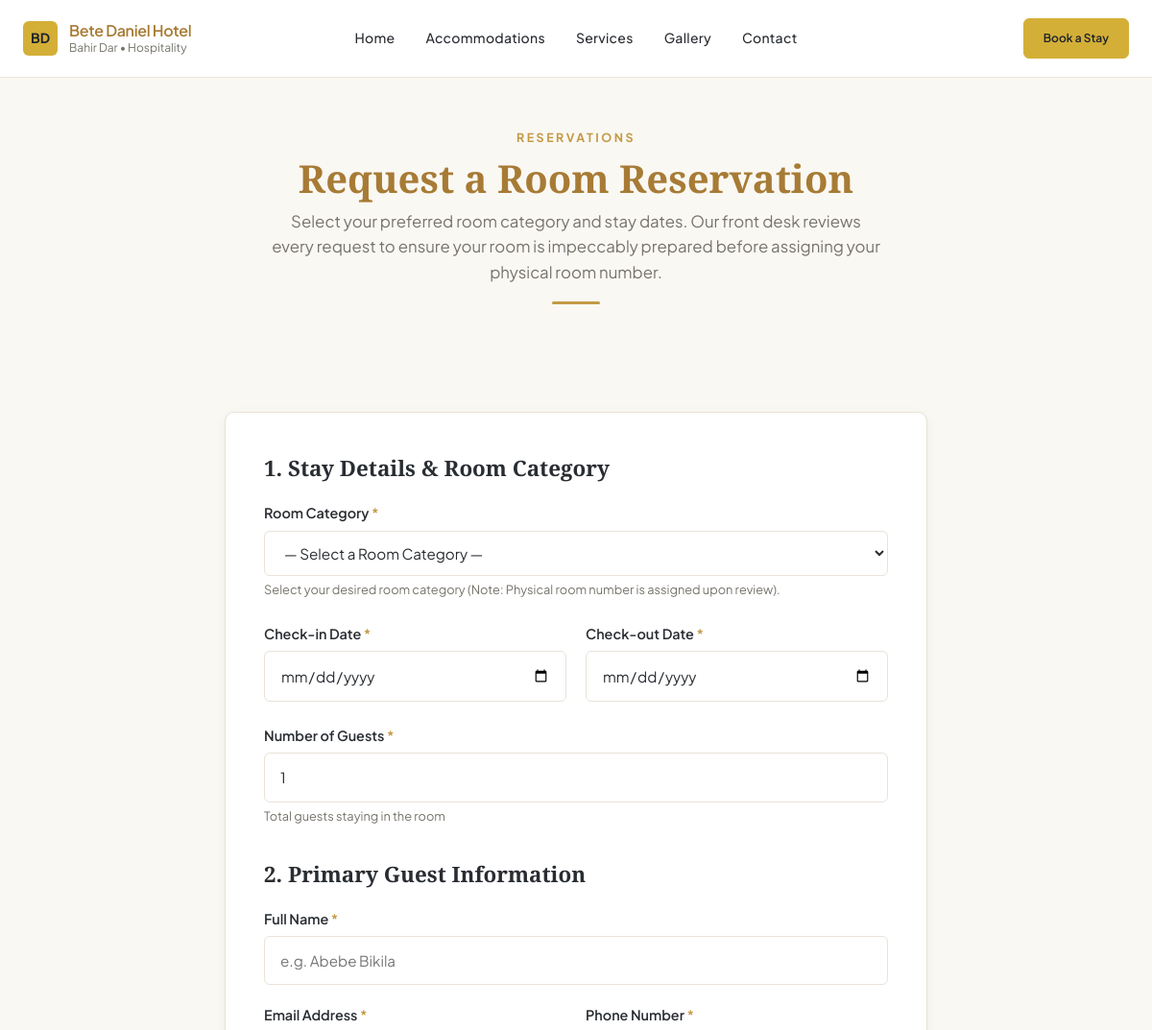
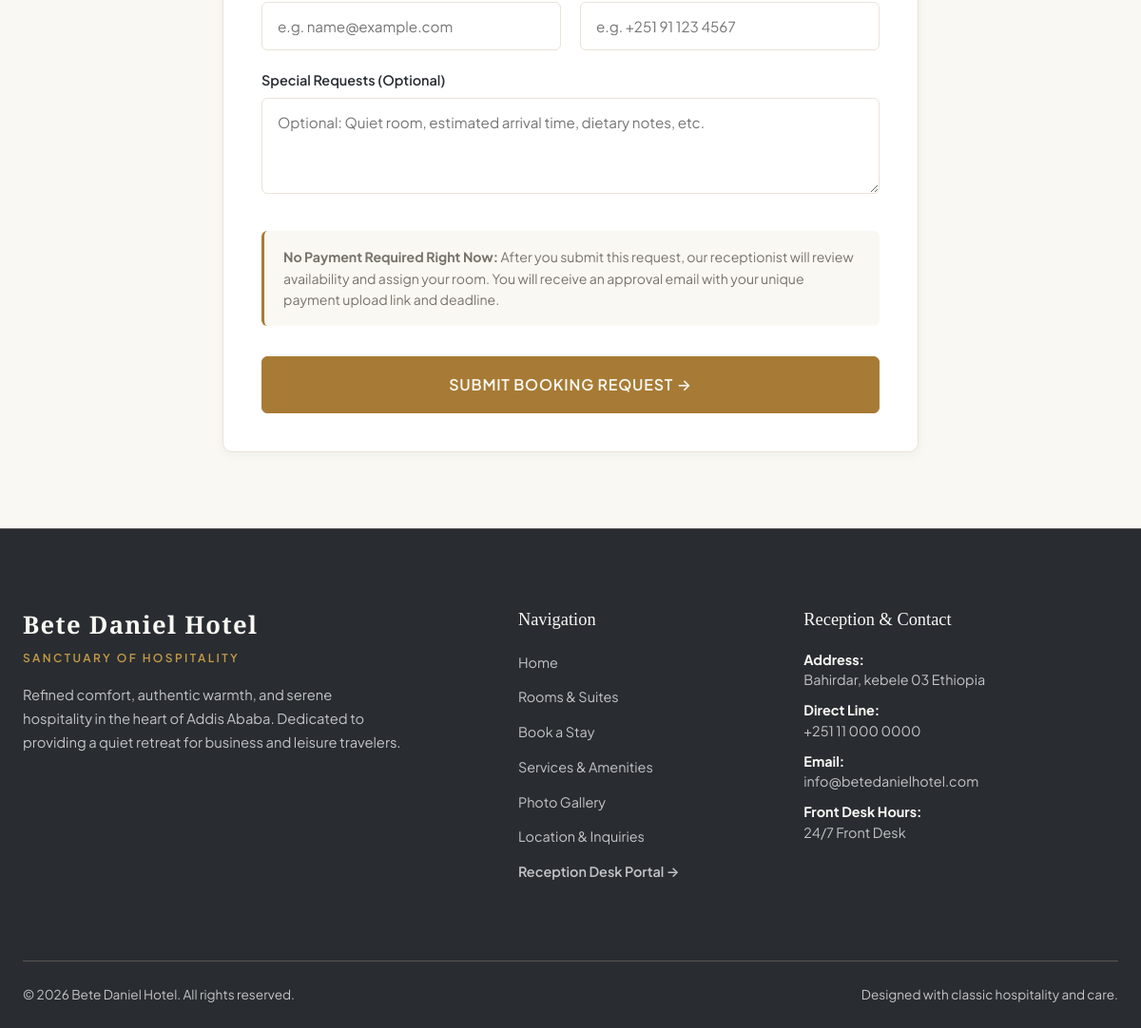
/reservations/book/, run on the app's committed database (2 pictures, top to bottom).
### apps/core/models.py (models this page shows, shortened)
class HotelInformation(models.Model):
    hotel_name = models.CharField(
        max_length=150,
        default="Bete Daniel Hotel",
        help_text=_("Official hotel name")
    )
    tagline = models.CharField(
        max_length=255,
        default="A Sanctuary of Warmth, Comfort & Authentic Hospitality",
        blank=True,
        help_text=_("Short header or hero tagline")
    )
    about_title = models.CharField(
        max_length=200,
        default="Welcome to Bete Daniel Hotel",
        blank=True,
        help_text=_("Heading for the About section")
    )
    about_description = models.TextField(
        default=(
            "Nestled in a serene and accessible neighborhood, Bete Daniel Hotel provides a refined "
            "blend of modern comfort and authentic Ethiopian hospitality. Whether you are traveling "
            "for business or leisure, our thoughtfully designed rooms and attentive staff ensure an "
            "unforgettable and restful stay."
        ),
        blank=True,
        help_text=_("Detailed introduction and about narrative")
    )
    address = models.CharField(
        max_length=255,
        default="Bole Sub-City, Addis Ababa, Ethiopia",
        blank=True,
        help_text=_("Physical hotel address")
    )
    phone = models.CharField(
        max_length=50,
        default="+251 11 000 0000",
        blank=True,
        help_text=_("Primary front desk phone number")
    )
    email = models.EmailField(
        default="info@betedanielhotel.com",
        blank=True,
        help_text=_("Public inquiries and reservations email")
    )
    check_in_time = models.CharField(
        max_length=50,
        default="2:00 PM",
        blank=True,
        help_text=_("Standard check-in time")
    )
    check_out_time = models.CharField(
        max_length=50,
        default="11:00 AM",
        blank=True,
        help_text=_("Standard check-out time")
    )
    reception_hours = models.CharField(
        max_length=100,
        default="24/7 Front Desk",
        blank=True,
        help_text=_("Front desk operational hours")
    )
    created_at = models.DateTimeField(auto_now_add=True)
    updated_at = models.DateTimeField(auto_now=True)
    class Meta:
        verbose_name = _("Hotel Information & Profile")
        verbose_name_plural = _("Hotel Information & Profile")
    @classmethod
    def get_solo(cls):
        obj, _ = cls.objects.get_or_create(id=1)
        return obj

### apps/reservations/views.py (the view)
# urls.py: path('book/', views.booking_create_view, name='book'),
def booking_create_view(request, category_id=None):
    hotel_info = HotelInformation.get_solo()
    initial_category = None
    if category_id:
        initial_category = get_object_or_404(RoomCategory, pk=category_id, is_active=True)
    if request.method == 'POST':
        form = GuestBookingForm(request.POST, initial_category=initial_category)
        if form.is_valid():
            try:
                reservation = create_guest_reservation(
                    guest_name=form.cleaned_data['guest_name'],
                    email=form.cleaned_data['email'],
                    phone=form.cleaned_data['phone'],
                    room_category=form.cleaned_data['room_category'],
                    check_in=form.cleaned_data['check_in'],
                    check_out=form.cleaned_data['check_out'],
                    number_of_guests=form.cleaned_data['number_of_guests'],
                    special_requests=form.cleaned_data['special_requests'],
                )
                send_booking_pending_email(reservation, request=request)
                messages.success(
                    request,
                    _("Your booking request has been submitted successfully! Please review the details below.")
                )
                return redirect('reservations:booking_success', reference=reservation.reservation_reference)
            except ValidationError as e:
                form.add_error(None, e)
    else:
        form = GuestBookingForm(initial_category=initial_category)
    return render(request, 'reservations/booking_form.html', {
        'form': form,
        'initial_category': initial_category,
        'hotel_info': hotel_info,
    })

### apps/reservations/models.py (called while the page is built)
def generate_reservation_reference():
    return f"BDH-{secrets.token_hex(4).upper()}"

def generate_payment_upload_token():
    return secrets.token_urlsafe(32)

### apps/rooms/models.py (called while the page is built)
    def __str__(self):
        return f"{self.name} (Cap: {self.capacity}, ${self.price_per_night}/night)"

### templates/reservations/booking_form.html (shortened to what this page needs)
{% extends 'base.html' %}
{% load static %}
{% block content %}
<section class="section section-alt" style="padding-top: 3rem; padding-bottom: 2rem;">
  <div class="container text-center">
    <span class="section-eyebrow">RESERVATIONS</span>
    <h1 class="section-title">Request a Room Reservation</h1>
    <p class="section-subtitle" style="max-width: 640px; margin: 0 auto;">
      Select your preferred room category and stay dates. Our front desk reviews every request to ensure your room is impeccably prepared before assigning your physical room number.
    </p>
    <div class="gold-divider"></div>
  </div>
</section>
<section class="section">
  <div class="container" style="max-width: 780px;">
    <div class="contact-info-card" style="padding: 2.5rem;">
      <form method="post" novalidate id="bookingForm">
        <h2 style="font-family: var(--font-serif); font-size: 1.4rem; margin-bottom: 1rem; color: var(--color-text);">
          1. Stay Details & Room Category
        </h2>
        <div style="margin-bottom: 1.5rem;">
          <label for="{{ form.room_category.id_for_label }}" style="display: block; font-weight: 600; font-size: 0.9rem; margin-bottom: 0.35rem;">
            Room Category <span style="color: var(--color-secondary);">*</span>
          </label>
          {{ form.room_category }}
          {% if form.room_category.help_text %}
          <small style="color: var(--color-text-muted); font-size: 0.8rem; display: block; margin-top: 0.25rem;">
            {{ form.room_category.help_text }} (Note: Physical room number is assigned upon review).
          </small>
          {% endif %}
        </div>
        <div style="display: grid; grid-template-columns: 1fr 1fr; gap: 1.25rem; margin-bottom: 1.5rem;" class="form-row-dates">
          <div>
            <label for="{{ form.check_in.id_for_label }}" style="display: block; font-weight: 600; font-size: 0.9rem; margin-bottom: 0.35rem;">
              Check-in Date <span style="color: var(--color-secondary);">*</span>
            </label>
            {{ form.check_in }}
          </div>
          <div>
            <label for="{{ form.check_out.id_for_label }}" style="display: block; font-weight: 600; font-size: 0.9rem; margin-bottom: 0.35rem;">
              Check-out Date <span style="color: var(--color-secondary);">*</span>
            </label>
            {{ form.check_out }}
          </div>
        </div>
        <div style="margin-bottom: 2rem;">
          <label for="{{ form.number_of_guests.id_for_label }}" style="display: block; font-weight: 600; font-size: 0.9rem; margin-bottom: 0.35rem;">
            Number of Guests <span style="color: var(--color-secondary);">*</span>
          </label>
          {{ form.number_of_guests }}
          {% if form.number_of_guests.help_text %}
          <small style="color: var(--color-text-muted); font-size: 0.8rem; display: block; margin-top: 0.25rem;">
            {{ form.number_of_guests.help_text }}
          </small>
          {% endif %}
        </div>
        <h2 style="font-family: var(--font-serif); font-size: 1.4rem; margin-bottom: 1rem; color: var(--color-text);">
          2. Primary Guest Information
        </h2>
        <div style="margin-bottom: 1.25rem;">
          <label for="{{ form.guest_name.id_for_label }}" style="display: block; font-weight: 600; font-size: 0.9rem; margin-bottom: 0.35rem;">
            Full Name <span style="color: var(--color-secondary);">*</span>
          </label>
          {{ form.guest_name }}
        </div>
        <div style="display: grid; grid-template-columns: 1fr 1fr; gap: 1.25rem; margin-bottom: 1.25rem;" class="form-row-contact">
          <div>
            <label for="{{ form.email.id_for_label }}" style="display: block; font-weight: 600; font-size: 0.9rem; margin-bottom: 0.35rem;">
              Email Address <span style="color: var(--color-secondary);">*</span>
            </label>
            {{ form.email }}
          </div>
          <div>
            <label for="{{ form.phone.id_for_label }}" style="display: block; font-weight: 600; font-size: 0.9rem; margin-bottom: 0.35rem;">
              Phone Number <span style="color: var(--color-secondary);">*</span>
            </label>
            {{ form.phone }}
          </div>
        </div>
        <div style="margin-bottom: 2rem;">
          <label for="{{ form.special_requests.id_for_label }}" style="display: block; font-weight: 600; font-size: 0.9rem; margin-bottom: 0.35rem;">
            Special Requests (Optional)
          </label>
          {{ form.special_requests }}
        </div>
        <div style="background-color: var(--color-surface-subtle); border-left: 3px solid var(--color-gold); padding: 1rem 1.25rem; border-radius: var(--radius-sm); margin-bottom: 2rem; font-size: 0.88rem; color: var(--color-text-muted); line-height: 1.6;">
          <strong>No Payment Required Right Now:</strong> After you submit this request, our receptionist will review availability and assign your room. You will receive an approval email with your unique payment upload link and deadline.
        </div>
        <button type="submit" class="btn btn-gold" style="width: 100%; font-size: 1rem; padding: 1rem;">
          Submit Booking Request &rarr;
        </button>
      </form>
    </div>
  </div>
</section>
{% endblock %}

### templates/includes/navbar.html (shortened to what this page needs)
{% load static %}
<header class="site-header{% if request.resolver_match.url_name == 'home' %} site-header-home{% endif %}">
  <div class="container navbar">
    <a href="{% url 'core:home' %}" class="nav-brand" aria-label="Bete Daniel Hotel">
      <span class="brand-mark" aria-hidden="true">BD</span>
      <span class="brand-copy">
        <span class="brand-title">{{ hotel_info.hotel_name|default:"Bete Daniel Hotel" }}</span>
        <span class="brand-subtitle">Bahir Dar &bull; Hospitality</span>
      </span>
    </a>
    <nav id="navMenu" class="nav-menu" aria-label="Primary Navigation">
      <a href="{% url 'core:home' %}" class="nav-link{% if request.resolver_match.url_name == 'home' %} nav-link-active{% endif %}" {% if request.resolver_match.url_name == 'home' %}aria-current="page"{% endif %}>Home</a>
      <a href="{% url 'rooms:category_list' %}" class="nav-link">Accommodations</a>
      <a href="{% url 'core:home' %}#services" class="nav-link">Services</a>
      <a href="{% url 'core:home' %}#gallery" class="nav-link">Gallery</a>
      <a href="{% url 'core:home' %}#contact" class="nav-link">Contact</a>
    </nav>
    <div class="nav-cta">
      <a href="{% url 'reservations:book' %}" class="btn btn-gold">Book a Stay</a>
    </div>
  </div>
</header>

### templates/includes/footer.html
{% load static %}
<footer class="site-footer">
  <div class="container">
    <div class="footer-top">
      <div>
        <div class="footer-brand-title">{{ hotel_info.hotel_name|default:"Bete Daniel Hotel" }}</div>
        <div class="footer-brand-tagline">Sanctuary of Hospitality</div>
        <p class="footer-desc">
          Refined comfort, authentic warmth, and serene hospitality in the heart of Addis Ababa.
          Dedicated to providing a quiet retreat for business and leisure travelers.
        </p>
      </div>
      <div>
        <h4 class="footer-col-title">Navigation</h4>
        <ul class="footer-links-list">
          <li><a href="{% url 'core:home' %}" class="footer-link">Home</a></li>
          <li><a href="{% url 'rooms:category_list' %}" class="footer-link">Rooms & Suites</a></li>
          <li><a href="{% url 'reservations:book' %}" class="footer-link">Book a Stay</a></li>
          <li><a href="{% url 'core:home' %}#services" class="footer-link">Services & Amenities</a></li>
          <li><a href="{% url 'core:home' %}#gallery" class="footer-link">Photo Gallery</a></li>
          <li><a href="{% url 'core:home' %}#contact" class="footer-link">Location & Inquiries</a></li>
          <li><a href="{% url 'reservations:reception_dashboard' %}" class="footer-link footer-link-staff">Reception Desk Portal &rarr;</a></li>
        </ul>
      </div>
      <div>
        <h4 class="footer-col-title">Reception & Contact</h4>
        <div class="footer-contact-item">
          <strong>Address:</strong><br>
          {{ hotel_info.address|default:"Bole Sub-City, Addis Ababa, Ethiopia" }}
        </div>
        <div class="footer-contact-item">
          <strong>Direct Line:</strong><br>
          <a href="tel:{{ hotel_info.phone }}" class="link-inherit">{{ hotel_info.phone|default:"+251 11 000 0000" }}</a>
        </div>
        <div class="footer-contact-item">
          <strong>Email:</strong><br>
          <a href="mailto:{{ hotel_info.email }}" class="link-inherit">{{ hotel_info.email|default:"info@betedanielhotel.com" }}</a>
        </div>
        <div class="footer-contact-item">
          <strong>Front Desk Hours:</strong><br>
          {{ hotel_info.reception_hours|default:"24/7 Front Desk" }}
        </div>
      </div>
    </div>
    <div class="footer-bottom">
      <div>&copy; {% now "Y" %} {{ hotel_info.hotel_name|default:"Bete Daniel Hotel" }}. All rights reserved.</div>
      <div>Designed with classic hospitality and care.</div>
    </div>
  </div>
</footer>

### data on the page
HotelInformation: hotel_name "Bete Daniel Hotel", address "Bahirdar, kebele 03 Ethiopia", phone "+251 11 000 0000", email "info@betedanielhotel.com", reception_hours "24/7 Front Desk"
